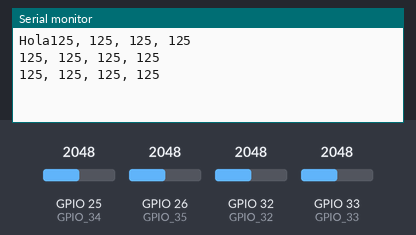
A sketch run on a simulated ESP32. On the bench: the last lines printed to the serial monitor. The test bench sets the inputs (shaded band); at power-on: GPIO 25 (GPIO_34) = 2048, GPIO 26 (GPIO_35) = 2048, GPIO 32 (GPIO_32) = 2048, GPIO 33 (GPIO_33) = 2048.

Above: at 1.3 s.
1.4 s: GPIO 25 (GPIO_34) set to 2866
At 1.9 s:
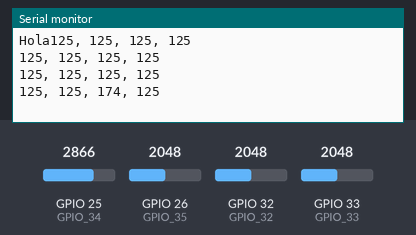
2.9 s: GPIO 26 (GPIO_35) set to 2866
At 3.4 s:
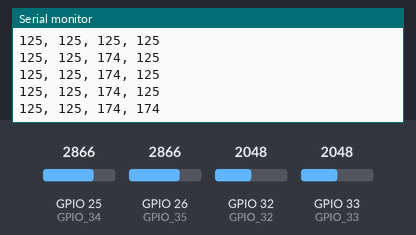
4.4 s: GPIO 32 (GPIO_32) set to 2866
At 4.9 s:
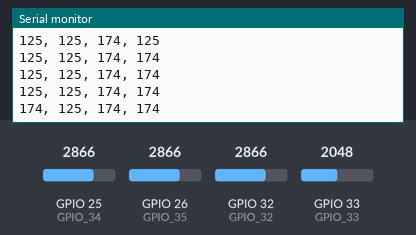
5.9 s: GPIO 33 (GPIO_33) set to 2866
At 6.4 s:
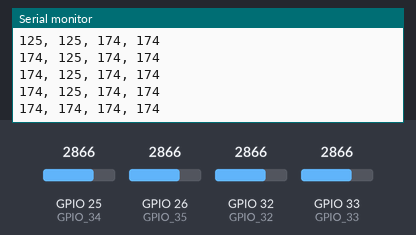
7.4 s: GPIO 25 (GPIO_34) set to 3972
At 7.9 s:
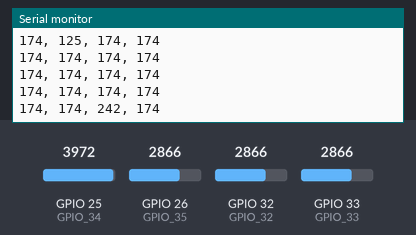
8.9 s: GPIO 26 (GPIO_35) set to 3972
At 9.4 s:
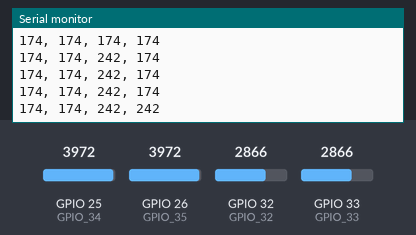
Timing chart, 0 to 11.4 s (numbered marks = the images above; inputs shaded):
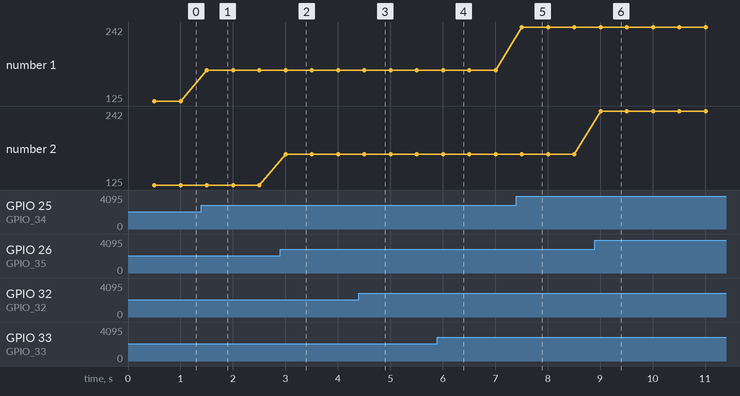

The sketch:

comunicacion_serie.ino
```cpp
#define GPIO_32 32
#define GPIO_33 33
#define GPIO_34 25
#define GPIO_35 26

void setup() {

  Serial.begin(9600);
  Serial.print("Hola");
}

void loop() {
  int val = analogRead(GPIO_32);
  int val1 = analogRead(GPIO_33);
  int val2 = analogRead(GPIO_34);
  int val3 = analogRead(GPIO_35);

  val = map(val, 0, 4095, 0, 250);
  val1 = map(val1, 0, 4095, 0, 250);
  val2 = map(val2, 0, 4095, 0, 250);
  val3 = map(val3, 0, 4095, 0, 250);

  Serial.print(val);
  Serial.print(", ");
  Serial.print(val1);
  Serial.print(", ");
  Serial.print(val2);
  Serial.print(", ");
  Serial.println(val3);
  delay(500);
}
```

Measured:
- after the input at 1.4 s, the serial monitor: prints a new line after 0.10 s (image 1)
- after the input at 2.9 s, the serial monitor: prints a new line after 0.10 s (image 2)
- after the input at 4.4 s, the serial monitor: prints a new line after 0.11 s (image 3)
- after the input at 5.9 s, the serial monitor: prints a new line after 0.11 s (image 4)
- after the input at 7.4 s, the serial monitor: prints a new line after 0.11 s (image 5)
- after the input at 8.9 s, the serial monitor: prints a new line after 0.11 s (image 6)
- plotted number 1: 125 → 174 after the input at 1.4 s, 174 → 242 after the input at 7.4 s
